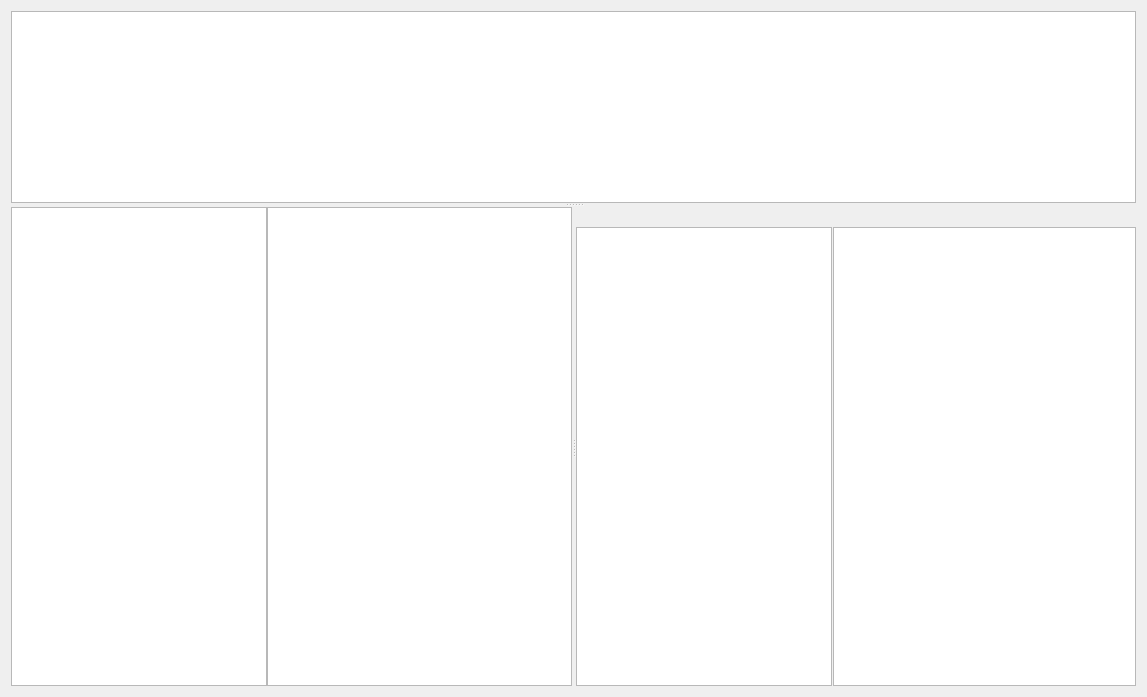
<?xml version="1.0" encoding="UTF-8"?>
<ui version="4.0">
 <class>Form</class>
 <widget class="QWidget" name="Form">
  <property name="geometry">
   <rect>
    <x>0</x>
    <y>0</y>
    <width>1147</width>
    <height>697</height>
   </rect>
  </property>
  <property name="windowTitle">
   <string>Form</string>
  </property>
  <layout class="QVBoxLayout" name="verticalLayout_2">
   <item>
    <widget class="QSplitter" name="splitter_3">
     <property name="orientation">
      <enum>Qt::Orientation::Vertical</enum>
     </property>
     <widget class="ProjectView" name="project_tableView">
      <attribute name="horizontalHeaderStretchLastSection">
       <bool>true</bool>
      </attribute>
      <attribute name="verticalHeaderStretchLastSection">
       <bool>true</bool>
      </attribute>
     </widget>
     <widget class="QSplitter" name="splitter_2">
      <property name="sizePolicy">
       <sizepolicy hsizetype="Expanding" vsizetype="Preferred">
        <horstretch>0</horstretch>
        <verstretch>1</verstretch>
       </sizepolicy>
      </property>
      <property name="orientation">
       <enum>Qt::Orientation::Horizontal</enum>
      </property>
      <widget class="QSplitter" name="class_splitter">
       <property name="lineWidth">
        <number>0</number>
       </property>
       <property name="orientation">
        <enum>Qt::Orientation::Horizontal</enum>
       </property>
       <property name="handleWidth">
        <number>0</number>
       </property>
       <widget class="ClassView" name="class_treeView_fixed">
        <property name="sizePolicy">
         <sizepolicy hsizetype="Expanding" vsizetype="Expanding">
          <horstretch>0</horstretch>
          <verstretch>1</verstretch>
         </sizepolicy>
        </property>
        <property name="verticalScrollBarPolicy">
         <enum>Qt::ScrollBarPolicy::ScrollBarAlwaysOff</enum>
        </property>
       </widget>
       <widget class="ClassView" name="class_treeView_extendable">
        <property name="sizePolicy">
         <sizepolicy hsizetype="Expanding" vsizetype="Expanding">
          <horstretch>1</horstretch>
          <verstretch>0</verstretch>
         </sizepolicy>
        </property>
       </widget>
      </widget>
      <widget class="QWidget" name="verticalLayoutWidget">
       <layout class="QVBoxLayout" name="verticalLayout">
        <item>
         <widget class="QLabel" name="property_label">
          <property name="text">
           <string/>
          </property>
         </widget>
        </item>
        <item>
         <widget class="QSplitter" name="splitter">
          <property name="sizePolicy">
           <sizepolicy hsizetype="Expanding" vsizetype="Preferred">
            <horstretch>0</horstretch>
            <verstretch>1</verstretch>
           </sizepolicy>
          </property>
          <property name="orientation">
           <enum>Qt::Orientation::Horizontal</enum>
          </property>
          <property name="handleWidth">
           <number>1</number>
          </property>
          <widget class="PropertyView" name="property_TableView_fixed">
           <property name="horizontalScrollMode">
            <enum>QAbstractItemView::ScrollMode::ScrollPerPixel</enum>
           </property>
          </widget>
          <widget class="PropertyView" name="property_TableView_extendable">
           <property name="sizePolicy">
            <sizepolicy hsizetype="Expanding" vsizetype="Expanding">
             <horstretch>1</horstretch>
             <verstretch>0</verstretch>
            </sizepolicy>
           </property>
           <property name="horizontalScrollMode">
            <enum>QAbstractItemView::ScrollMode::ScrollPerPixel</enum>
           </property>
           <attribute name="verticalHeaderVisible">
            <bool>false</bool>
           </attribute>
          </widget>
         </widget>
        </item>
       </layout>
      </widget>
     </widget>
    </widget>
   </item>
  </layout>
 </widget>
 <customwidgets>
  <customwidget>
   <class>ProjectView</class>
   <extends>QTableView</extends>
   <header>som_gui.module.use_case.ui</header>
  </customwidget>
  <customwidget>
   <class>ClassView</class>
   <extends>QTreeView</extends>
   <header>som_gui.module.use_case.ui</header>
  </customwidget>
  <customwidget>
   <class>PropertyView</class>
   <extends>QTableView</extends>
   <header>som_gui.module.use_case.ui</header>
  </customwidget>
 </customwidgets>
 <resources/>
 <connections/>
</ui>
